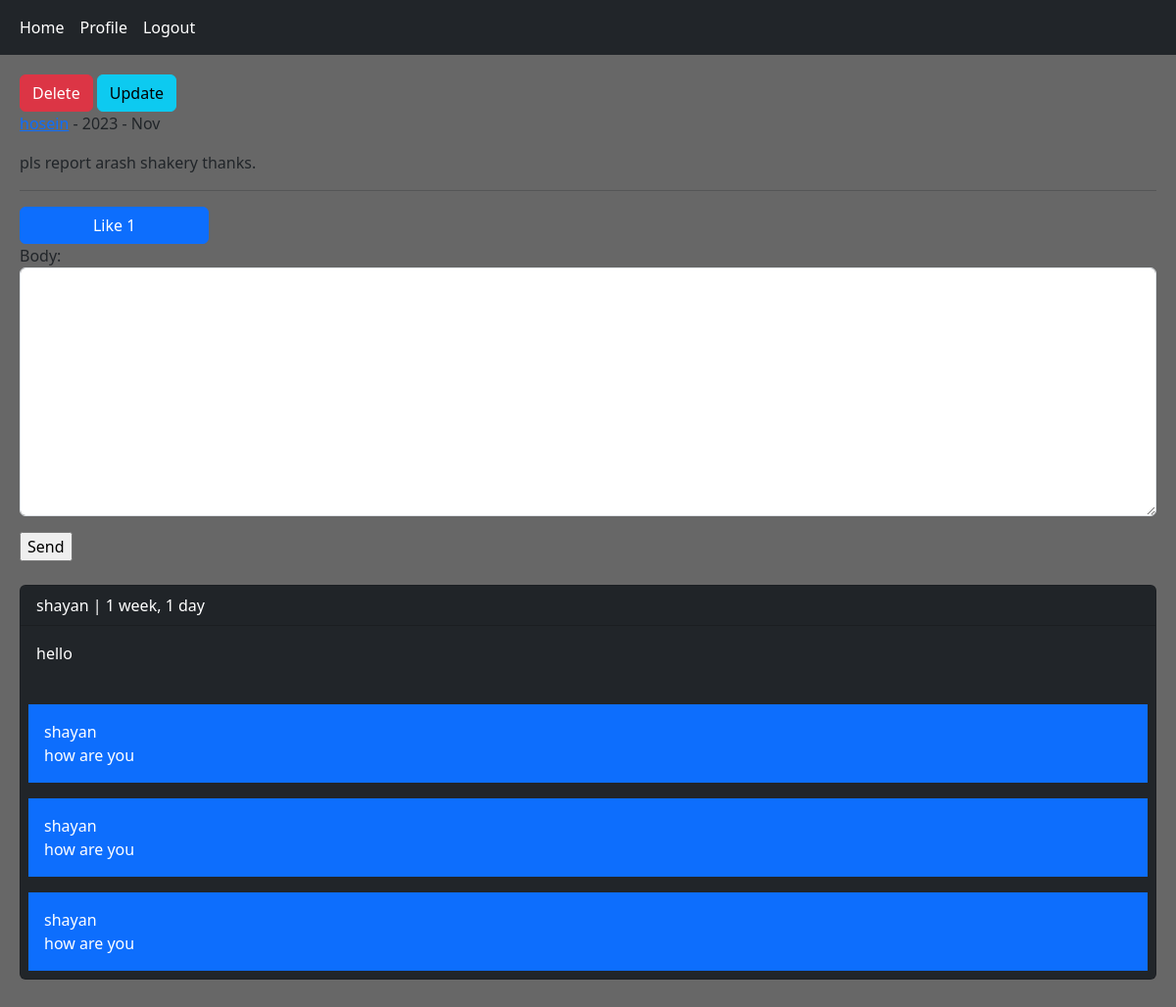
The page /post/5/pls-report-arash-shakery-thanks/ (signed in) on the database its author committed.
### home/models.py (models this page shows, shortened)
class Post(models.Model):
    user    = models.ForeignKey(User, on_delete=models.CASCADE, related_name='posts')
    body    = models.TextField()
    slug    = models.SlugField()
    created = models.DateTimeField(auto_now_add=True)
    updated = models.DateTimeField(auto_now=True)
    class Meta:
        ordering = ['-created']
    def likes_count(self):
        return self.pvotes.count()
    def user_can_like(self, user):
        user_like = user.uvotes.filter(post=self)
        if user_like.exists():
            return True
        else:
            return False

class Comment(models.Model):
    user    = models.ForeignKey(User, on_delete=models.CASCADE, related_name='ucomments')
    post    = models.ForeignKey(Post, on_delete=models.CASCADE, related_name='pcomments')
    reply   = models.ForeignKey('Comment', on_delete=models.CASCADE, related_name='rcomments', blank=True, null=True)
    is_reply= models.BooleanField(default=False)
    body    = models.TextField(max_length=400)
    created = models.DateTimeField(auto_now_add=True)

### home/views.py (the view, shortened to what this page needs)
# urls.py: path('post/<int:post_id>/<slug:post_slug>/',    views.PostDetailView.as_view(),     name='detail'),
class PostDetailView(View):
    form_class          = CommentCreateForm
    form_class_reply    = CommentReplyForm
    def setup(self, request, *args, **kwargs):
        self.post_instance = get_object_or_404(Post, pk=kwargs['post_id'], slug=kwargs['post_slug'])
        return super().setup(request, *args, **kwargs)
    def get(self, request, *args, **kwargs):
        comment     = self.post_instance.pcomments.filter(is_reply=False)
        can_like    = False
        if request.user.is_authenticated and self.post_instance.user_can_like(request.user):
            can_like = True
        return render(request, 'home/detail.html', {'post':self.post_instance,  'comments':comment,
                                                    'form':self.form_class,     'reply_form':self.form_class_reply,
                                                    'can_like': can_like,           })

### home/templates/home/detail.html (shortened to what this page needs)
{% extends 'base.html' %}
{% block content %}
{% if request.user.id == post.user.id %}
<a href="{% url 'home:delete' post.id %}" class="btn btn-danger"> Delete </a>
<a href="{% url 'home:update' post.id %}" class="btn btn-info"> Update </a>
{% endif %}
<p> <a href="{% url 'account:profile' post.user.id %}">{{ post.user.username }}</a> - {{ post.updated|date:"Y - M" }}</p>
<p> {{post.body}} </p><hr/>
    {% if request.user.is_authenticated %}
    <a href="{% url 'home:post_like' post.id %}" class='{% if can_like %} disabled {% endif %}btn btn-primary col-md-2'>Like {{post.likes_count}} </a>
    <form action="" method="post">
        {{ form.as_p }}
    <input type="submit" value="Send">
    </form> <br/>
    {% else %}
    <p class='alert alert-danger'> only logged in user can comment !</p>
    {% endif %}
    {% for comment in comments %}
    <div class='card bg-dark text-white' >
        <p class='card-header'> {{ comment.user }} | {{ comment.created|timesince }}</p>
        <p class='card-body'> {{ comment.body }} </p>
        {% with replies=comment.rcomments.all %}
        {% for  reply in replies %}
        <p class="bg-primary p-3 m-2"> {{reply.user}} <br/> {{reply.body}} </p>
        {% endfor %}
        {% endwith %}
    </div> <br/>
    {% empty %}
    <p> no comments yet! </p>
    {% endfor %}
{% endblock content %}

### templates/base.html (style rules this page uses)
.body-color { background-color: #676767 }

### rows shown on the page
Post: updated "2023 - Nov", body "pls report arash shakery thanks.", likes_count "1"
Comment: user "shayan", created "1 week, 1 day", body "hello"
Comment: user "shayan", body "how are you"
Comment: user "shayan", body "how are you"
Comment: user "shayan", body "how are you"
